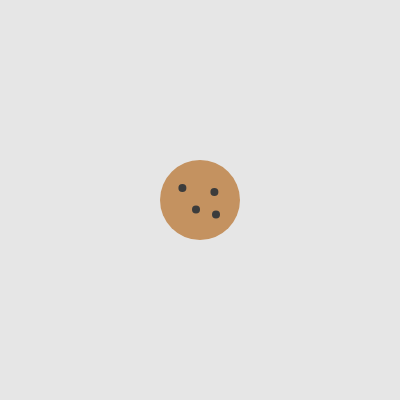
Frame 1 (no input)
Frame 60 (no input): identical to frame 1, image omitted
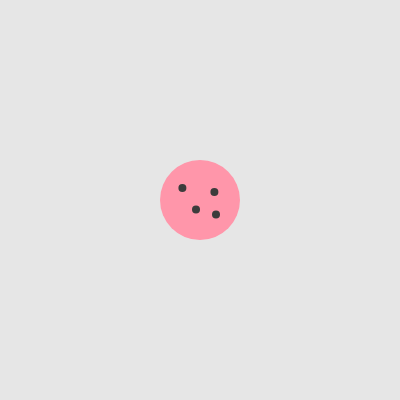
Frame 120 (the mouse pressed at the canvas centre since frame 60)

The p5.js sketch that drew these frames (run headless with seeded random() and noise() and a simulated clock; from frame 60 on, the mouse is pressed at the canvas centre):

// p5.js sketch
// ── sketch.js
// DM2008 — Activity 4a [Guided]
// Bake a Cookie (30 min)
//
// A class is a blueprint — Cookie describes what every cookie has and can do.
// Your job is to complete the class, then add movement and a flavor randomizer.
//
// Suggested order:
// 1. Add the missing properties to the constructor (sz, x, y)
// 2. Fix show() so it uses this.flavor, this.x, this.y, this.sz
// 3. Implement move() and randomFlavor()
// 4. Wire them up in keyPressed() and mousePressed()
//
// Stretch: add a second cookie with different starting values.

let cookie;

function setup() {
  createCanvas(400, 400);
  noStroke();
  cookie = new Cookie("chocolate", 80, width / 2, height / 2);
}

function draw() {
  background(230);
  cookie.show();
}

class Cookie {
  constructor(flavor, sz, x, y) {
    // this. binds each value to this specific cookie object
    // Add the missing properties below
    this.flavor = flavor;
    this.sz = sz;
    this.x = x;
    this.y = y;
  }

  show() {
    // Fix this method — it should use this.flavor, this.x, this.y, this.sz
    switch (this.flavor) {
      case "chocolate":
        fill(196, 146, 96);
        break;
      case "vanilla":
        fill(255, 223, 150);
        break;
      case "strawberry":
        fill(255, 150, 170);
        break;
      default:
        fill(220, 180, 120);
    }
    ellipse(this.x, this.y, this.sz);

    const s = this.sz * 0.1; 
fill(60);
ellipse (this.x - this.sz*0.22, this.y - this.sz*0.15,s);
    ellipse (this.x + this.sz * 0.18, this.y - this.sz *0.10, s);
    ellipse (this.x - this.sz*0.05, this.y + this.sz*0.12, s);
   ellipse(this.x + this.sz * 0.20, this.y + this.sz * 0.18, s);
  }

  // Add a move() method — update this.x or this.y based on which key is pressed
  move() {
    if (key == 'a') {
      this.x -= 40;
    } else if (key == 'd') {
      this.x += 40;
    } else if (key == 'w') {
      this.y -= 40;
    } else if (key == 's') {
      this.y += 40;
    }
  }

  // Add a randomFlavor() method — set this.flavor to one of at least 3 options
  randomFlavor() {
    let flavors = ["chocolate", "vanilla", "strawberry"];

    this.flavor = random(flavors);
  }
}

// Call cookie.move() when an arrow key is pressed
function keyPressed() {
  cookie.move();
}

// Call cookie.randomFlavor() when the mouse is clicked
function mousePressed() {
  cookie.randomFlavor();
}
